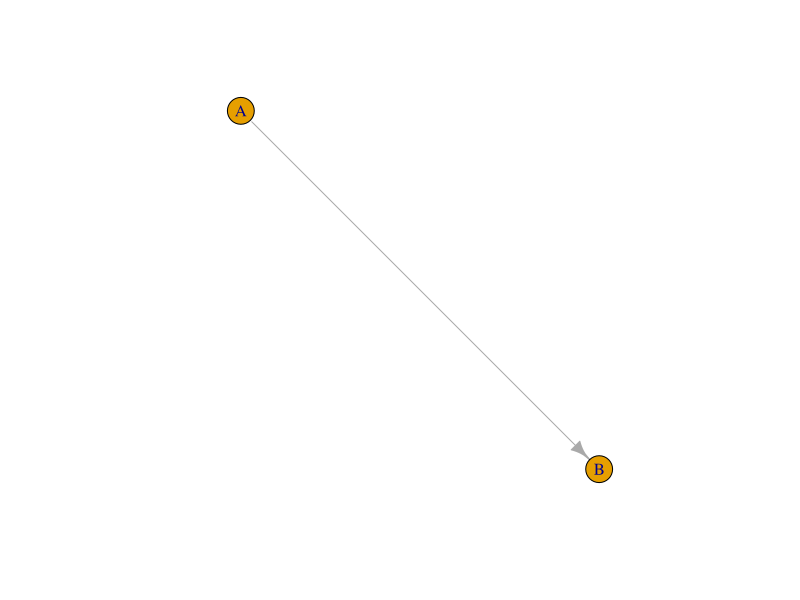
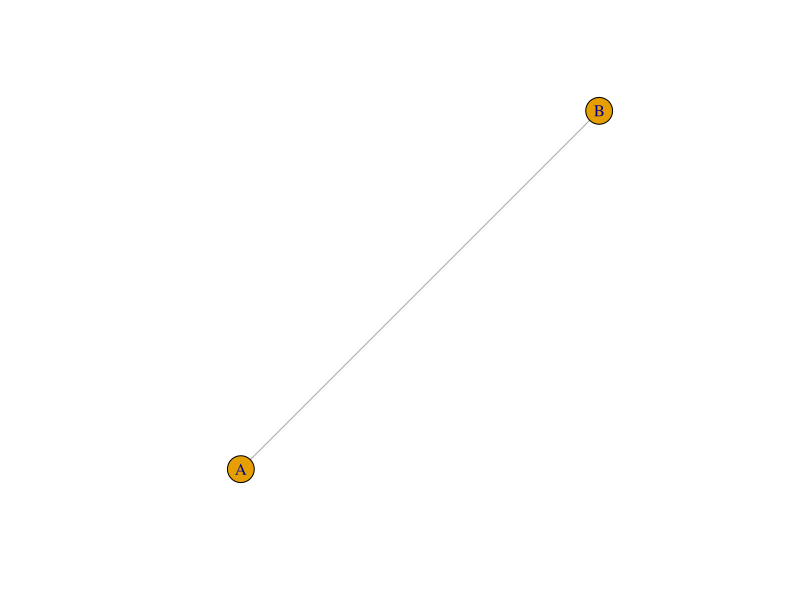
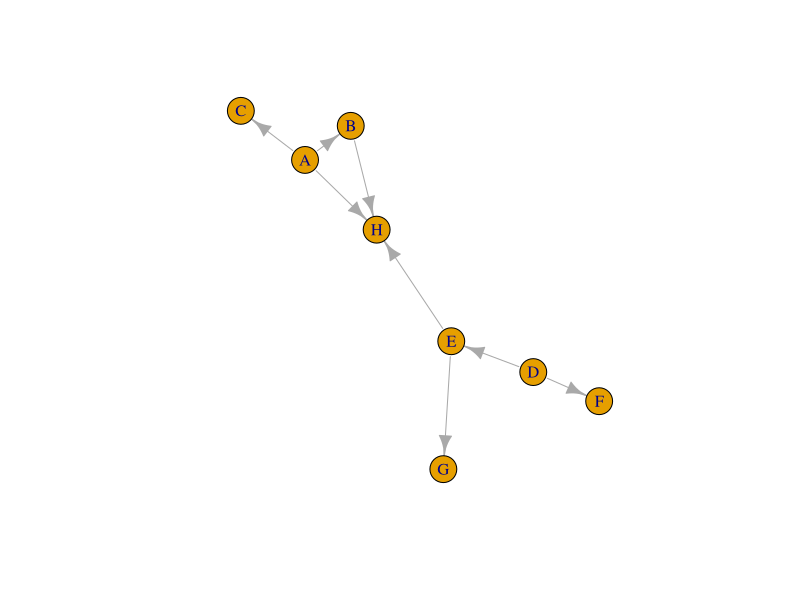

Source code (R) for these figures, in order:
## ---- chunk 1
#directed
library(igraph)
g <- graph_from_literal(A-+B)
plot(g)
## ---- chunk 2
#undirected
library(igraph)
g <- graph_from_literal(A--B)
plot(g)
## ---- chunk 3
# the line which starts the # are comment not code, computers isn't so smart and cannot understand us
# except lines below: :)

# g is our graph object
g <- graph_from_literal(A-+B,
                        A-+C,
                        D-+E,
                        D-+F,
                        E-+G,
                        E-+H,
                        A-+H,
                        B-+H)
# we are plotting it
plot(g)
## ---- chunk 4
degree(g)
